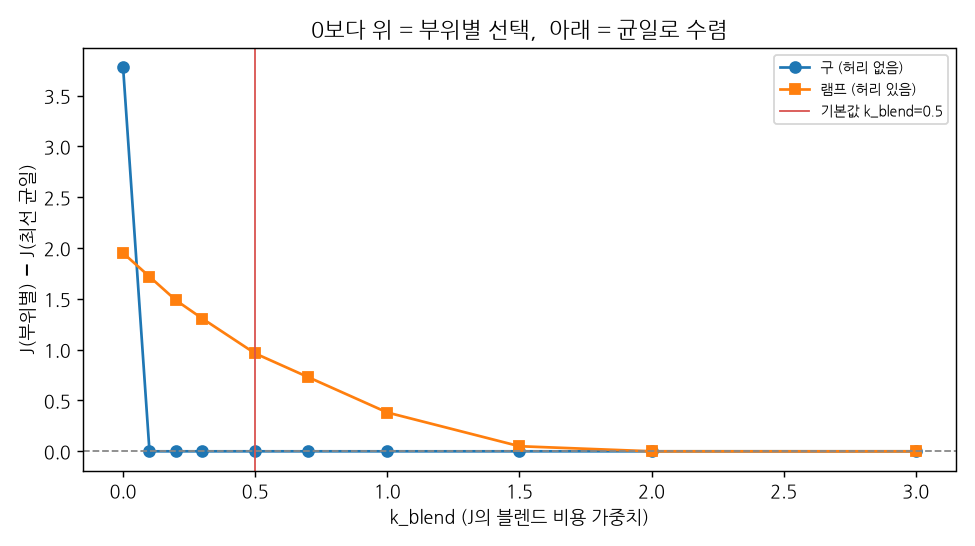

This figure's Python source:
"""
analyze_blend_k.py — J의 '블렌드 비용' 가중치 k_blend 는 얼마여야 하나.

배경: 각도를 바꾸려면 블렌드가 필요하고 그 구간은 층이 벌어진다. 그런데 해석식
판정(analytic)은 면을 '그 높이의 국소 원뿔각'과만 비교해서 이 팽창을 못 본다 —
구 밴드2를 서포트 0.5%로 예측하지만 툴패스로는 균일각에 진다. 그래서 J 에
    blend_cost = Σ (블렌드 구간 표면적 %) × (m−1)/(limit−1)
를 넣고 k_blend 로 무게를 준다. 이 가중은 유도된 물리가 아니라 휴리스틱이므로,
**판단이 뒤집히는 창(window)** 을 실측해서 기본값을 정한다 (analyze_k.py 와 같은 방식).

정답지(툴패스 실측, 페리미터 미지지 %):
  · 구  (허리 없음): 균일 28° 1.08%  <  밴드 4.93%  → 균일이 정답
  · 램프(허리 있음): 균일 24° 3.01%  >  밴드 0.84%  → 부위별이 정답
따라서 올바른 k_blend 는 "구에서는 균일로 수렴, 램프에서는 부위별 유지" 하는 값.

    python3 analyze_blend_k.py

⚠ 두 모델 표본으로 고른 값이다 — 모델이 늘면 재검토 대상.
"""


import matplotlib
import numpy as np
import trimesh

matplotlib.use("Agg")
import matplotlib.pyplot as plt

from compare_waist import waisted_model
from conical.config import (
    BLEND_COST_K,
    DEFAULT_K,
    MAX_SPACING_FACTOR,
)
from conical.meshio import RadiusProfile, center_on_axis
from conical.plotstyle import L
from conical.varangle import select_banded_j

K_BLENDS = [0.0, 0.1, 0.2, 0.3, 0.5, 0.7, 1.0, 1.5, 2.0, 3.0]


def analyze(mesh, k=DEFAULT_K, n_bands=2):
    rp = RadiusProfile(mesh)
    r_max = float(np.hypot(mesh.vertices[:, 0], mesh.vertices[:, 1]).max())
    out = []
    for kb in K_BLENDS:
        r = select_banded_j(mesh, k, n_bands, r_max, rp, MAX_SPACING_FACTOR,
                            k_blend=kb)
        uniform = len(set(r["thetas"])) == 1
        out.append({"k_blend": kb, "thetas": r["thetas"], "uniform": uniform,
                    "J": r["J"], "gain": r["J"] - r["uniform_J"],
                    "blend_penalty": r["blend_penalty"]})
    return out


def main():
    models = [("구 (허리 없음) — 정답: 균일",
               center_on_axis(trimesh.creation.icosphere(subdivisions=3, radius=10.0)),
               True),
              ("램프 (허리 있음) — 정답: 부위별", waisted_model(), False)]

    table = {}
    for name, mesh, want_uniform in models:
        rows = analyze(mesh)
        table[name] = (rows, want_uniform)
        print("=" * 78)
        print(f"[{name}]")
        print(f"  {'k_blend':>8} | {'선택 각도':<16} | {'균일?':<5} | "
              f"{'J':>6} | {'균일 대비':>8} | {'블렌드비용':>9} | 판정")
        for r in rows:
            ok = "○" if r["uniform"] == want_uniform else "✗"
            print(f"  {r['k_blend']:8.1f} | {str(r['thetas']):<16} | "
                  f"{'예' if r['uniform'] else '아니오':<5} | {r['J']:6.2f} | "
                  f"{r['gain']:+8.2f} | {r['blend_penalty']:9.1f} |  {ok}")

    # 두 모델이 동시에 맞는 k_blend 창
    good = [kb for kb in K_BLENDS
            if all(next(r for r in rows if r["k_blend"] == kb)["uniform"] == want
                   for rows, want in table.values())]
    print("=" * 78)
    if good:
        print(f"두 모델이 동시에 맞는 k_blend: {good}")
        print(f"  → 기본값 config.BLEND_COST_K = {BLEND_COST_K} "
              f"({'창 안' if BLEND_COST_K in good else '⚠ 창 밖 — 재검토 필요'})")
    else:
        print("⚠ 두 모델을 동시에 맞히는 k_blend 가 없다 — 비용 모형 재설계 필요")
    print("⚠ 표본 2개로 고른 값 — 모델이 늘면 재검토 대상.")

    fig, ax = plt.subplots(figsize=(7.5, 4.2))
    for (name, (rows, _want)), mark in zip(table.items(), ["o", "s"], strict=True):
        xs = [r["k_blend"] for r in rows]
        ys = [r["gain"] for r in rows]
        lbl = (L("sphere (no waist)", "구 (허리 없음)") if "구" in name
               else L("lamp (with waist)", "램프 (허리 있음)"))
        ax.plot(xs, ys, marker=mark, label=lbl)
    ax.axhline(0, color="#888", lw=1, ls="--")
    ax.axvline(BLEND_COST_K, color="#d9534f", lw=1,
               label=L(f"default k_blend={BLEND_COST_K}",
                       f"기본값 k_blend={BLEND_COST_K}"))
    ax.set_xlabel(L("k_blend (blend-cost weight in J)",
                    "k_blend (J의 블렌드 비용 가중치)"))
    ax.set_ylabel(L("J(banded) − J(best uniform)", "J(부위별) − J(최선 균일)"))
    ax.set_title(L("above 0 = banding chosen;  below 0 = falls back to uniform",
                   "0보다 위 = 부위별 선택,  아래 = 균일로 수렴"))
    ax.legend(fontsize=8)
    fig.tight_layout()
    fig.savefig("analyze_blend_k.png", dpi=130)
    print("그림 저장: analyze_blend_k.png")
    return 0


if __name__ == "__main__":
    raise SystemExit(main())
